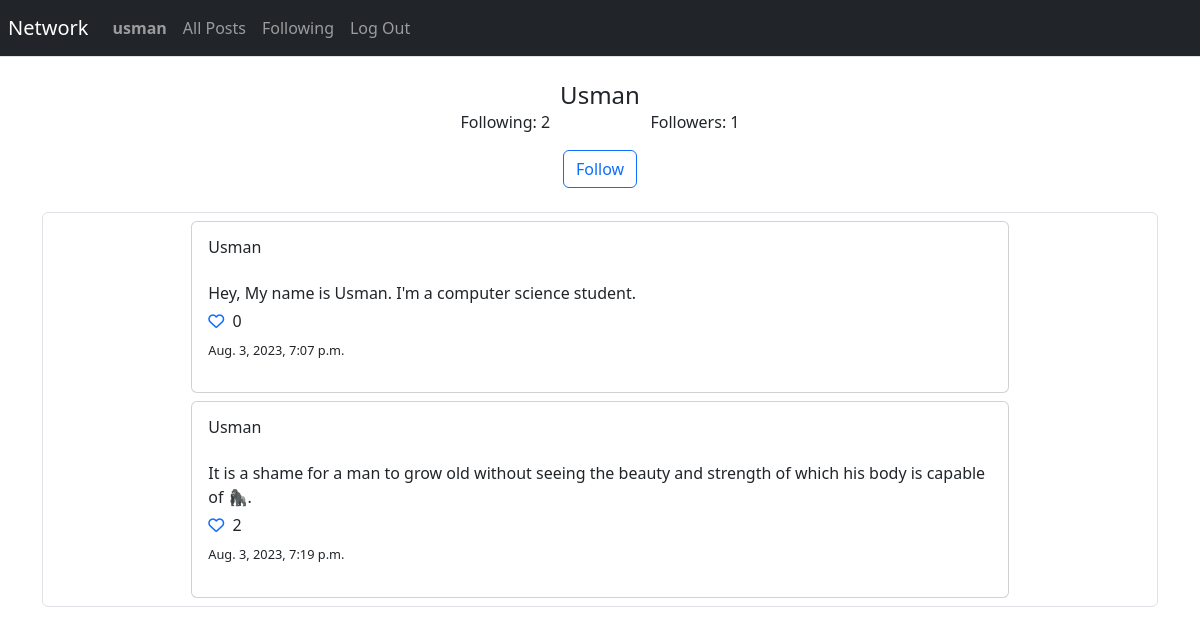
The page /profile/Usman (signed in) on the database its author committed.
### network/models.py (models this page shows, shortened)
class User(AbstractUser):
    pass

class Post(models.Model):
    user = models.ForeignKey(User,on_delete=models.CASCADE,related_name="postUser")
    content = models.TextField()
    timestamp = models.DateTimeField(auto_now_add=True)
    likes = models.ManyToManyField(User,blank=True,related_name="postLikes")
    def numberOfLikes(self):
        return self.likes.all().count()

### network/views.py (the view)
# urls.py: path("profile/<str:username>",views.displayProfile,name = "profile"),
def displayProfile(request,username):
    if request.method =="GET":
        requestUser =request.user
        postUser  = get_object_or_404(User,username = username)
        posts = Post.objects.filter(user = postUser)
        paginatedPosts= Paginator(posts,10)
        pageNumber = request.GET.get("page")
        singlePagePosts =  paginatedPosts.get_page(pageNumber)
        displayFollow = requestUser!=postUser
        isFollowing = False
        if requestUser.is_authenticated:
            isFollowing = Follow.objects.filter(user=postUser, following=requestUser).exists()
        followers = Follow.objects.filter(user = postUser)
        following = Follow.objects.filter(following = postUser)
        return render(request, "network/profile.html",{
            "posts":singlePagePosts,
            "postUser":postUser,
            "displayFollow":displayFollow,
            "isFollowing":isFollowing,
            "followers" :followers,
            "following":following
        })

### network/templates/network/profile.html (shortened to what this page needs)
{% extends "network/layout.html" %}
{% block body %}
    <div class="container">
        <div class="my-4">
            <div class="w-25 mx-auto d-flex align-items-center flex-column">
                <h4 class="card-title">{{postUser}}</h4>
                <div class="w-100 d-flex justify-content-between">
                    <p class="card-text">Following: {{following.count}} </p>
                    <p class="card-text">Followers: {{followers.count}} </p>
                </div>
                {% if  user.is_authenticated and displayFollow%}
                    {%if not isFollowing%}
                    <a href="{% url 'follow' postUser.id%}" class="btn btn-outline-primary">Follow</a>
                    {% else%}
                    <a href="{% url 'unfollow' postUser.id%}" class="btn btn-outline-danger">Unfollow</a>
                    {%endif%}
                {% endif %}
            </div>
        </div>
        <div class="container border rounded my-3">
            {% for post in posts %}
            <div class="card w-75 my-2 mx-auto">
                <div class="card-body">
                    <div id="currentpost">
                        <div class="d-flex justify-content-between">
                            <h6 class="card-title">{{post.user}}</h6>
                        </div>
                        <p class="card-text mt-3 mb-1">{{post.content}}</p>
                        {% if user.is_authenticated %}
                            <i id="likeicon_{{post.id}}" data-id="{{post.id}}" style="cursor: pointer;" class="{% if user in post.likes.all %}fa-solid{% else%} fa-regular{%endif%} fa-heart text-primary"></i>
                            <span id="likecount_{{post.id}}" style="font-size: 1rem;" class="ms-1">{{post.numberOfLikes}}</span>
                        {% endif %}
                    </div>
                    <p style="font-size: 0.8rem;" class="small-text mt-2">{{post.timestamp}}</p>
                </div>
            </div>
        {% endfor %}
        </div>
    </div>
{% endblock %}

### network/templates/network/layout.html (shortened to what this page needs)
{% load static %}
<!DOCTYPE html>
<html lang="en">
    <head>
        <link href="https://cdn.jsdelivr.net/npm/bootstrap@5.3.1/dist/css/bootstrap.min.css" rel="stylesheet">
        <link href="{% static 'network/styles.css' %}" rel="stylesheet">
    </head>
    <body>
        <nav class="px-2 navbar navbar-expand-lg navbar-dark bg-dark border-bottom">
            <a class="navbar-brand" href="#">Network</a>
            <div>
              <ul class="navbar-nav mr-auto">
                {% if user.is_authenticated %}
                    <li class="nav-item">
                        <a class="nav-link" href="{% url 'profile' user%}"><strong>{{ user }}</strong></a>
                    </li>
                {% endif %}
                <li class="nav-item">
                  <a class="nav-link" href="{% url 'index' %}">All Posts</a>
                </li>
                {% if user.is_authenticated %}
                    <li class="nav-item">
                        <a class="nav-link" href="{% url 'following'%}">Following</a>
                    </li>
                    <li class="nav-item">
                        <a class="nav-link" href="{% url 'logout' %}">Log Out</a>
                    </li>
                {% endif %}
              </ul>
            </div>
          </nav>
            <div  class="body">
                {% block body %}
                {% endblock %}
            </div>
    </body>
</html>

### rows shown on the page
User: username "usman"
User: username "Usman"
Post: user "Usman", content "Hey, My name is Usman. I'm a computer science student.", numberOfLikes "0", timestamp "Aug. 3, 2023, 7:07 p.m."
Post: user "Usman", content "It is a shame for a man to grow old without seeing the beauty and strength of which his body is capable of 🦍.", numberOfLikes "2", timestamp "Aug. 3, 2023, 7:19 p.m."

### other values the page prints
{{ following.count }} "2"
{{ followers.count }} "1"
